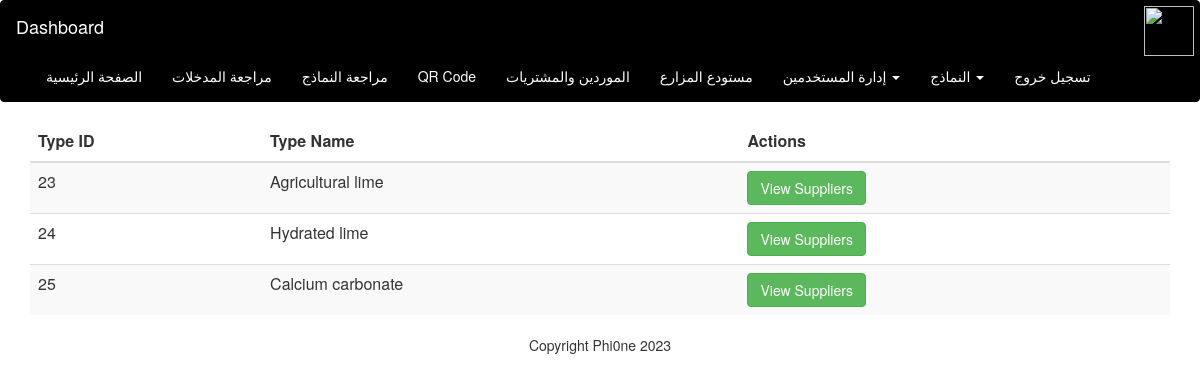
The page /types_table/8 on the database its author committed.
### model.py (models this page shows, shortened)
class Type(db.Model):
    id = db.Column(db.Integer, primary_key=True)
    type = db.Column(db.String(120), nullable=False)
    category_id = db.Column(db.Integer, db.ForeignKey('category.id'), nullable=False)

### app.py (the view)
@app.route('/types_table/<category_id>', methods=['GET', 'POST'])
def view_types(category_id):
    print(11)
    if request.method == 'POST':
        print(22)
        type_id = request.form.get('type_id')
        if type_id:
            pass
    from categories.categoriesModel import get_types_by_category_id
    types = get_types_by_category_id(category_id)
    return render_template("types_table.html", types=types, category_id=category_id)

### categories/categoriesModel.py (called while the page is built)
def get_types_by_category_id(category_id):
    types = Type.query.filter_by(category_id=category_id).all()
    return types

### templates/types_table.html (shortened to what this page needs)
{% extends "base.html" %}
{% block content %}
<div class="container">
    <table class="table table-striped">
        <thead>
            <tr>
                <th>Type ID</th>
                <th>Type Name</th>
                <th>Actions</th>
            </tr>
        </thead>
        <tbody>
            {% for type in types %}
            <tr>
                <td>{{ type.id }}</td>
                <td>{{ type.type }}</td>
                <td>
                    <button class="btn btn-success" onclick="window.location.href='/suppliers_table/{{ type.id }}'">View Suppliers</button>
                </td>
            </tr>
            {% endfor %}
        </tbody>
    </table>
</div>
{% endblock %}

### rows shown on the page
Type: id "23", type "Agricultural lime"
Type: id "24", type "Hydrated lime"
Type: id "25", type "Calcium carbonate"
